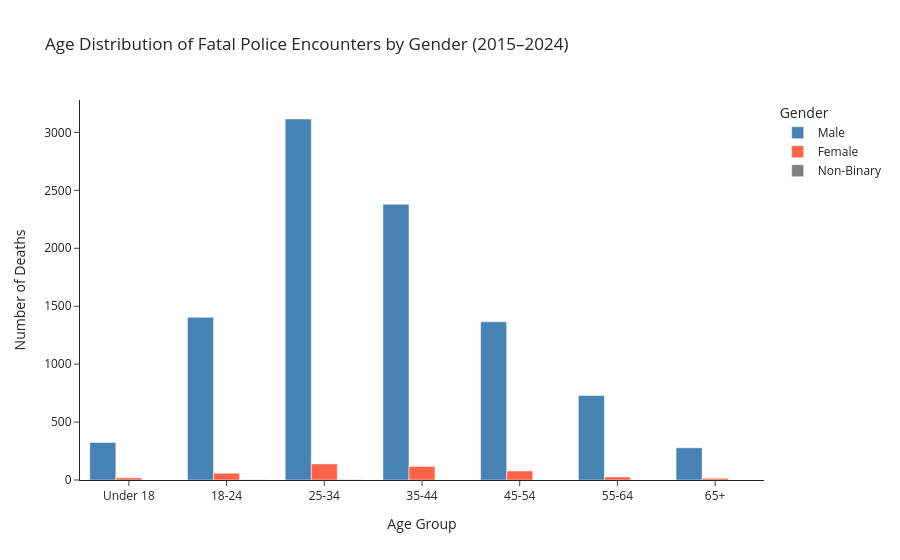

Source (notebook cell):
### Code cell
import plotly.graph_objects as go

male_data = df_gender_age[df_gender_age['gender'] == 'male']
female_data = df_gender_age[df_gender_age['gender'] == 'female']
non_binary_data = df_gender_age[df_gender_age['gender'] == 'non-binary']

fig = go.Figure()

fig.add_trace(go.Bar(
    x=male_data['age_group'].astype(str),
    y=male_data['count'],
    name='Male',
    marker_color='steelblue'
))

fig.add_trace(go.Bar(
    x=female_data['age_group'].astype(str),
    y=female_data['count'],
    name='Female',
    marker_color='tomato'
))

fig.update_layout(
    barmode='group',
    title='Age Distribution of Fatal Police Encounters by Gender (2015–2024)',
    xaxis_title='Age Group',
    yaxis_title='Number of Deaths',
    template='simple_white',
    legend_title='Gender'
)
fig.show()

### Figure 1 — Plotly figure (JSON) as saved in the notebook; plotly's stock layout.template omitted (floating-point values rounded to 4 significant figures)
{"data": [{"marker": {"color": "steelblue"}, "name": "Male", "type": "bar", "x": ["Under 18", "18-24", "25-34", "35-44", "45-54", "55-64", "65+"], "y": [324, 1404, 3116, 2380, 1365, 729, 278]}, {"marker": {"color": "tomato"}, "name": "Female", "type": "bar", "x": ["Under 18", "18-24", "25-34", "35-44", "45-54", "55-64", "65+"], "y": [19, 58, 139, 117, 78, 26, 15]}, {"marker": {"color": "grey"}, "name": "Non-Binary", "type": "bar", "x": ["18-24", "25-34"], "y": [2, 3]}], "layout": {"barmode": "group", "legend": {"title": {"text": "Gender"}}, "title": {"text": "Age Distribution of Fatal Police Encounters by Gender (2015–2024)"}, "xaxis": {"title": {"text": "Age Group"}}, "yaxis": {"title": {"text": "Number of Deaths"}}}}
